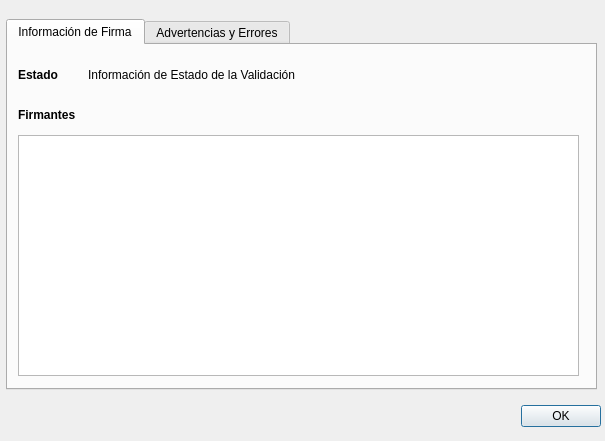
<?xml version="1.0" encoding="UTF-8"?>
<ui version="4.0">
 <class>Dialog</class>
 <widget class="QDialog" name="Dialog">
  <property name="geometry">
   <rect>
    <x>0</x>
    <y>0</y>
    <width>605</width>
    <height>441</height>
   </rect>
  </property>
  <property name="windowTitle">
   <string>Información del Documento</string>
  </property>
  <property name="windowIcon">
   <iconset resource="resources.qrc">
    <normaloff>:/images/icon.png</normaloff>:/images/icon.png</iconset>
  </property>
  <widget class="QDialogButtonBox" name="buttonBox">
   <property name="geometry">
    <rect>
     <x>260</x>
     <y>400</y>
     <width>341</width>
     <height>32</height>
    </rect>
   </property>
   <property name="orientation">
    <enum>Qt::Horizontal</enum>
   </property>
   <property name="standardButtons">
    <set>QDialogButtonBox::Ok</set>
   </property>
  </widget>
  <widget class="QTabWidget" name="tabWidget">
   <property name="geometry">
    <rect>
     <x>6</x>
     <y>19</y>
     <width>591</width>
     <height>371</height>
    </rect>
   </property>
   <property name="currentIndex">
    <number>0</number>
   </property>
   <widget class="QWidget" name="information">
    <attribute name="title">
     <string>Información de Firma</string>
    </attribute>
    <widget class="QLabel" name="label_2">
     <property name="geometry">
      <rect>
       <x>10</x>
       <y>20</y>
       <width>67</width>
       <height>19</height>
      </rect>
     </property>
     <property name="styleSheet">
      <string notr="true">color: rgb(0, 0, 0);
font: bold;</string>
     </property>
     <property name="text">
      <string>Estado</string>
     </property>
    </widget>
    <widget class="QLabel" name="label">
     <property name="geometry">
      <rect>
       <x>10</x>
       <y>60</y>
       <width>81</width>
       <height>19</height>
      </rect>
     </property>
     <property name="styleSheet">
      <string notr="true">color: rgb(0, 0, 0);
font: bold;</string>
     </property>
     <property name="text">
      <string>Firmantes</string>
     </property>
    </widget>
    <widget class="QLabel" name="status">
     <property name="geometry">
      <rect>
       <x>80</x>
       <y>20</y>
       <width>301</width>
       <height>19</height>
      </rect>
     </property>
     <property name="text">
      <string>Información de Estado de la Validación</string>
     </property>
    </widget>
    <widget class="QTableWidget" name="signers">
     <property name="geometry">
      <rect>
       <x>10</x>
       <y>90</y>
       <width>561</width>
       <height>241</height>
      </rect>
     </property>
     <property name="textElideMode">
      <enum>Qt::ElideNone</enum>
     </property>
    </widget>
    <widget class="QLabel" name="statusicon">
     <property name="geometry">
      <rect>
       <x>500</x>
       <y>10</y>
       <width>81</width>
       <height>41</height>
      </rect>
     </property>
     <property name="styleSheet">
      <string notr="true">image: url(:/images/connecting.png);</string>
     </property>
     <property name="text">
      <string/>
     </property>
    </widget>
   </widget>
   <widget class="QWidget" name="tab_2">
    <attribute name="title">
     <string>Advertencias y Errores</string>
    </attribute>
    <widget class="QLabel" name="label_4">
     <property name="geometry">
      <rect>
       <x>10</x>
       <y>10</y>
       <width>231</width>
       <height>19</height>
      </rect>
     </property>
     <property name="styleSheet">
      <string notr="true">color: rgb(0, 0, 0);
font: bold;</string>
     </property>
     <property name="text">
      <string>Advertencias</string>
     </property>
    </widget>
    <widget class="QLabel" name="label_5">
     <property name="geometry">
      <rect>
       <x>10</x>
       <y>150</y>
       <width>67</width>
       <height>19</height>
      </rect>
     </property>
     <property name="styleSheet">
      <string notr="true">color: rgb(0, 0, 0);
font: bold;</string>
     </property>
     <property name="text">
      <string>Errores</string>
     </property>
    </widget>
    <widget class="QListWidget" name="warnings">
     <property name="geometry">
      <rect>
       <x>10</x>
       <y>30</y>
       <width>561</width>
       <height>111</height>
      </rect>
     </property>
    </widget>
    <widget class="QListWidget" name="errors">
     <property name="geometry">
      <rect>
       <x>10</x>
       <y>180</y>
       <width>561</width>
       <height>151</height>
      </rect>
     </property>
    </widget>
   </widget>
  </widget>
 </widget>
 <resources>
  <include location="resources.qrc"/>
 </resources>
 <connections>
  <connection>
   <sender>buttonBox</sender>
   <signal>accepted()</signal>
   <receiver>Dialog</receiver>
   <slot>accept()</slot>
   <hints>
    <hint type="sourcelabel">
     <x>248</x>
     <y>254</y>
    </hint>
    <hint type="destinationlabel">
     <x>157</x>
     <y>274</y>
    </hint>
   </hints>
  </connection>
 </connections>
</ui>
